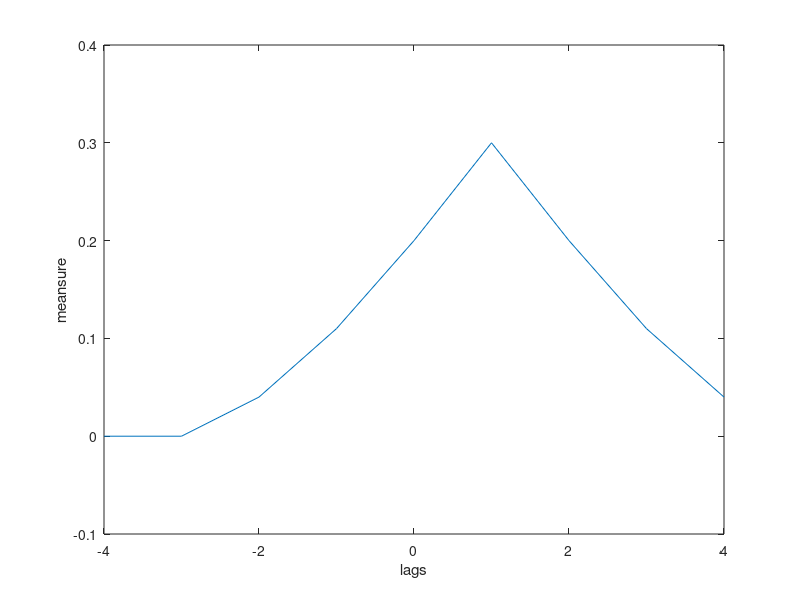

MATLAB code for this plot:
%simple correlatio
a = [.1 .2 .3 .4];
b = [.1 .2 .3 .4];
N= length(a);

meansure = sum(a.*b);
disp(['The correlation measurement is ', num2str(meansure)]);

%cross correlation
%two signals at different time lag position
%here we take lag 0 so sample 0 of x aligned with sample 0 of y
%so at zero lag
x= [.1 .2 .3 .4];
y= [.1 -.2 .3 -.4];
meansure = sum(x.*y);
disp(['The correlation measurement is ', num2str(meansure)]);

% at lag 1 
%trying different lags we try to find a correlation sequence w
x= [0 .1 .2 .3 .4];
y= [.1 .2 .3 .4];
meansure = xcorr(x,y);
disp(['The correlation measurement is ', num2str(meansure)]);

%xcorr can also return lag value
%.3 at time lag 1 
[meansure,lags] = xcorr(x,y);
disp(['The correlation measurement is ', num2str(meansure)]);
disp(['The correlation measurement is ', num2str(lags)]);
plot(lags,meansure)
xlabel('lags')
ylabel('meansure')

%normalised correaltion
%what if different signal are of different energy levels
x = [.1 .2 .3 .4];
y = [.1 .2 .3 .4];
z = [100 -.2 -.3 -.4];
meansure = sum(x.*y);
disp(['The correlation measurement is ', num2str(meansure)]);

%this should not be high as x and z not similiar
meansure = sum(x.*z);
disp(['The correlation measurement is ', num2str(meansure)]);

%lets normalize them divide correlation by some scaling factor
% normalized corr = num / sqrt(summationofxsquare * summationofysquared)
%Normalized: Maximum correlation is 1, Minimum is -1
xSquare = sum(x.*x);
ySquare = sum(y.*y);
zSquare = sum(z.*z);

denominatorXY = sqrt(xSquare.*ySquare);
denominatorXZ = sqrt(xSquare.*zSquare);

meansure = sum(x.*y);
meansure = meansure/denominatorXY;
disp(['The correlation measurement is ', num2str(meansure)]);

meansure = sum(x.*z);
meansure = meansure/denominatorXZ;
disp(['The correlation measurement is ', num2str(meansure)]);

%then why not use normalized always
% if you wanna know how strongly a sinusoid is present in one signal than
% other
t = [0:100-1]/100;
s1 = cos(2*pi*1*t);
s2 = cos(2*pi*4*t);

%signals
a = 2*s1 + s2;
b = 4*s1 + s2;

%so s1 is double in b
corr_standardA = sum(a.*s1);
corr_standardB = sum(b.*s1);

corr_normalizedA = corr_standardA/sqrt(sum(a.^2).*sum(s1.^2));
corr_normalizedB = corr_standardB/sqrt(sum(b.^2).*sum(s1.^2));
disp(['signal s1 in a ', num2str(corr_standardA)]);
disp(['signal s1 in b ', num2str(corr_standardB)]);
disp(['signal s1 in a normalized ', num2str(corr_normalizedA)]);
disp(['signal s1 in b normalized  ', num2str(corr_normalizedB)]);

% he correlation measurement is 0.3
% The correlation measurement is -0.1
% The correlation measurement is -3.1225e-17 -4.1633e-17        0.04        0.11         0.2         0.3         0.2        0.11        0.04
% The correlation measurement is -3.1225e-17 -4.1633e-17        0.04        0.11         0.2         0.3         0.2        0.11        0.04
% The correlation measurement is -4 -3 -2 -1  0  1  2  3  4
% The correlation measurement is 0.3
% The correlation measurement is 9.71
% The correlation measurement is 1
% The correlation measurement is 0.17728
% signal s1 in a 100
% signal s1 in b 200
% signal s1 in a normalized 0.89443
% signal s1 in b normalized  0.97014
